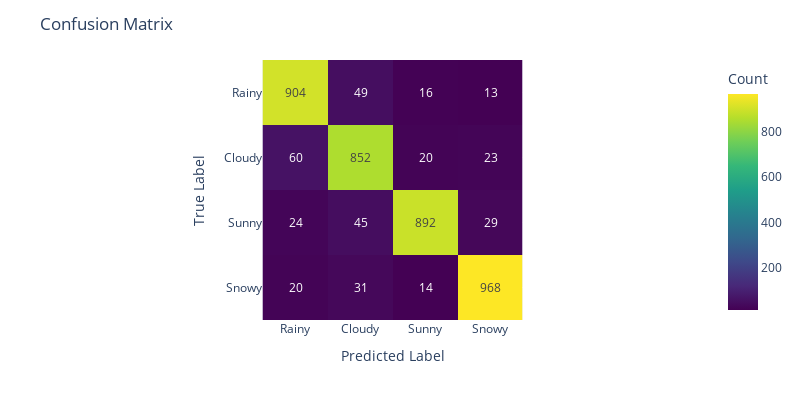

Source (notebook cell):
### Code cell
print("Accuracy:",accuracy_RF)
print(Confusion_RF)

print("Random Forest - Best Params:", RF_grid_search.best_params_)
print("Random Forest - Best Estimator:",RF_grid_search.best_estimator_)
print("Random Forest - Best Score:",RF_grid_search.best_score_)
Plot_5(y_test,y_pred_RF)

### Figure 1 — Plotly figure (JSON) as saved in the notebook; plotly's stock layout.template omitted (floating-point values rounded to 4 significant figures)
{"data": [{"coloraxis": "coloraxis", "hovertemplate": "Predicted Label: %{x}<br>True Label: %{y}<br>Count: %{z}<extra></extra>", "name": "0", "texttemplate": "%{z}", "type": "heatmap", "x": ["Rainy", "Cloudy", "Sunny", "Snowy"], "xaxis": "x", "y": ["Rainy", "Cloudy", "Sunny", "Snowy"], "yaxis": "y", "z": [[904, 49, 16, 13], [60, 852, 20, 23], [24, 45, 892, 29], [20, 31, 14, 968]]}], "layout": {"coloraxis": {"colorbar": {"title": {"text": "Count"}}, "colorscale": [[0, "#440154"], [0.1111, "#482878"], [0.2222, "#3e4989"], [0.3333, "#31688e"], [0.4444, "#26828e"], [0.5556, "#1f9e89"], [0.6667, "#35b779"], [0.7778, "#6ece58"], [0.8889, "#b5de2b"], [1, "#fde725"]]}, "height": 400, "margin": {"t": 60}, "title": {"text": "Confusion Matrix"}, "width": 800, "xaxis": {"anchor": "y", "constrain": "domain", "domain": [0, 1], "scaleanchor": "y", "title": {"text": "Predicted Label"}}, "yaxis": {"anchor": "x", "autorange": "reversed", "constrain": "domain", "domain": [0, 1], "title": {"text": "True Label"}}}}
